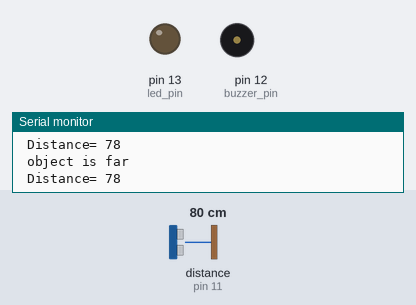
Simulated run of this sketch. Board: Arduino Uno, built with avr-gcc and run on an emulated ATmega328P. Shown: output pins drawn as LEDs (lit = HIGH), buzzer (waves = sounding, pin HIGH), the last lines printed to the serial monitor. Wiring (inferred from the names in the program): ultrasonic range finder: trigger pin 9; echo pin 11. Inputs (shaded band) come from the test bench; at power-on: distance to the obstacle (sensor on pin 11) 80 cm. The echo pulse lasts 58.3 µs per cm; pins used as bus, display or sensor lines are not drawn.

Above: at 1.2 s.
1.3 s: distance to the obstacle (sensor on pin 11) set to 24 cm
2.8 s: distance to the obstacle (sensor on pin 11) set to 18 cm
At 3.2 s:
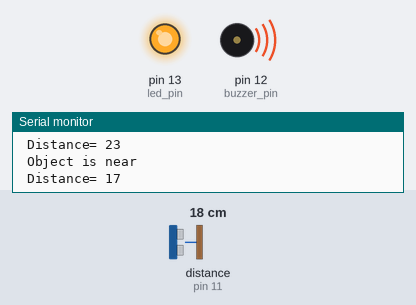
4.3 s: distance to the obstacle (sensor on pin 11) set to 60 cm
At 4.7 s:
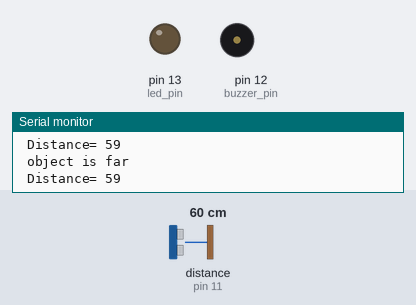
5.8 s: distance to the obstacle (sensor on pin 11) set to 2 cm
At 6.9 s:
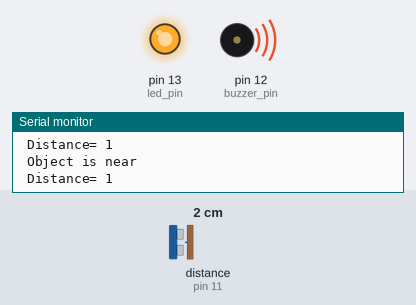
Timing chart, 0 to 8.3 s (numbered marks = the images above; inputs shaded):
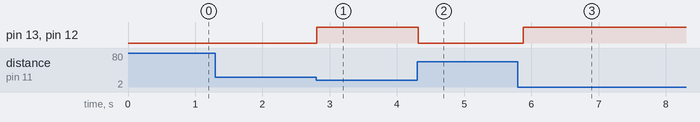

The sketch:

blind_person_stick_circuit.ino
```cpp
//Smart Stick for Blind People Using Arduino UNO and Ultrasonic Sensor
/*
    serial.begin()---> when you want to output some information from your arduino to your computer screen..
    9600 ---> baud rate (default value)..
*/

int trigger_pin = 9;   //trigger pin defined at 9th pin on arduino
int echo_pin = 11;  //echo pin defined at 11th pin on arduino
int buzzer_pin = 12; //buzzer pin defined at 13th pin on arduino
//int vibrator_pin = 12;
int led_pin=13;
int time;
int distance;
void setup()
{
        Serial.begin (9600);
        pinMode (trigger_pin, OUTPUT);
        pinMode (echo_pin, INPUT);
        pinMode (buzzer_pin, OUTPUT);
       // pinMode (vibrator_pin,OUTPUT);
        pinMode (led_pin,OUTPUT);
}
void loop()
{
    digitalWrite (trigger_pin, HIGH);
    delayMicroseconds (10);
    digitalWrite (trigger_pin, LOW);
    time = pulseIn (echo_pin, HIGH);
    distance = (time * 0.034) / 2;

  if (distance <= 20)
        {
        Serial.println (" Object is near ");
        Serial.print (" Distance= ");
        Serial.println (distance);
        digitalWrite (buzzer_pin, HIGH);
        //digitalWrite (vibrator_pin,HIGH);
        digitalWrite (led_pin,HIGH);
        delay (500);
        }
  else {
        Serial.println (" object is far ");
        Serial.print (" Distance= ");
        Serial.println (distance);
        digitalWrite (buzzer_pin, LOW);
       // digitalWrite (vibrator_pin,LOW);
        digitalWrite (led_pin,LOW);
        delay (100);
       }
}
```

Measured:
- the behaviour switches between 22 and 21 cm on distance to the obstacle (sensor on pin 11) (found by bisection; images 0 and 1)
- after the input at 2.8 s, pin 13 (led_pin), pin 12 (buzzer_pin): LOW → HIGH at once
- after the input at 4.3 s, pin 13 (led_pin), pin 12 (buzzer_pin): HIGH → LOW at once
- after the input at 5.8 s, pin 13 (led_pin), pin 12 (buzzer_pin): LOW → HIGH after 0.08 s
